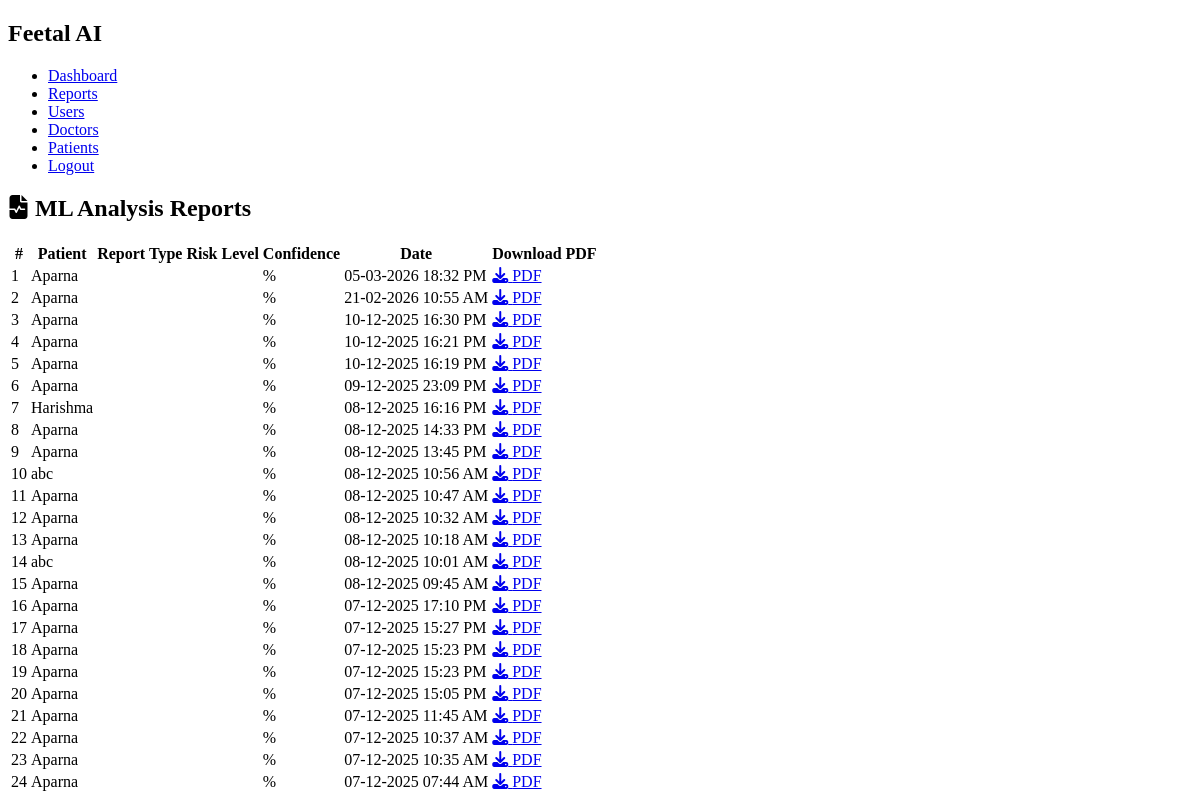
The app's page /dashboard/admin/reports/ (signed in) with its own data.
### feetal_app/models.py (models this page shows, shortened)
class AnalysisReport(models.Model):
    patient_name = models.CharField(max_length=255)
    patient_email = models.EmailField(blank=True)
    combined_risk_level = models.CharField(max_length=50)
    pdf = models.FileField(upload_to="analysis_reports/")
    created_at = models.DateTimeField(auto_now_add=True)

### feetal_app/views.py (the view)
# urls.py: path('dashboard/admin/reports/', views.admin_reports, name='admin_reports'),
@login_required
def admin_reports(request):
    if not request.user.is_superuser:
        messages.error(request, "Admin reports are restricted to the superuser.")
        return redirect("feetal_app:index")
    reports = AnalysisReport.objects.order_by("-created_at")
    return render(request, "dashboard/admin-reports.html", {"reports": reports})

### feetal_app/templates/dashboard/admin-reports.html (shortened to what this page needs)
{% extends 'dashboard/base.html' %}
{% load static %}
{% block content %}
<div class="dashboard-container">
    <h2 class="page-title"><i class="fas fa-file-medical-alt"></i> ML Analysis Reports</h2>
    {% if reports %}
        <table class="table table-bordered table-striped mt-4">
            <thead>
                <tr>
                    <th>#</th>
                    <th>Patient</th>
                    <th>Report Type</th>
                    <th>Risk Level</th>
                    <th>Confidence</th>
                    <th>Date</th>
                    <th>Download PDF</th>
                </tr>
            </thead>
            <tbody>
                {% for report in reports %}
                <tr>
                    <td>{{ forloop.counter }}</td>
                    <td>{{ report.patient_name }}</td>
                    <td>{{ report.analysis_type }}</td>
                    <td>
                    </td>
                    <td>{{ report.confidence }}%</td>
                    <td>{{ report.created_at|date:"d-m-Y H:i A" }}</td>
                    <td>
                        <a href="{% url 'feetal_app:download_report' report.id %}" class="btn btn-primary btn-sm">
                            <i class="fas fa-download"></i> PDF
                        </a>
                    </td>
                </tr>
                {% endfor %}
            </tbody>
        </table>
    {% else %}
        <div class="alert alert-info mt-5 text-center">
            <i class="fas fa-info-circle"></i> No reports found yet.
        </div>
    {% endif %}
</div>
{% endblock %}

### records on screen
AnalysisReport: patient_name "Aparna", created_at "05-03-2026 18:32 PM"
AnalysisReport: patient_name "Aparna", created_at "21-02-2026 10:55 AM"
AnalysisReport: patient_name "Aparna", created_at "10-12-2025 16:30 PM"
AnalysisReport: patient_name "Aparna", created_at "10-12-2025 16:21 PM"
AnalysisReport: patient_name "Aparna", created_at "10-12-2025 16:19 PM"
AnalysisReport: patient_name "Aparna", created_at "09-12-2025 23:09 PM"
AnalysisReport: patient_name "Harishma", created_at "08-12-2025 16:16 PM"
AnalysisReport: patient_name "Aparna", created_at "08-12-2025 14:33 PM"
AnalysisReport: patient_name "Aparna", created_at "08-12-2025 13:45 PM"
AnalysisReport: patient_name "abc", created_at "08-12-2025 10:56 AM"
AnalysisReport: patient_name "Aparna", created_at "08-12-2025 10:47 AM"
AnalysisReport: patient_name "Aparna", created_at "08-12-2025 10:32 AM"
AnalysisReport: patient_name "Aparna", created_at "08-12-2025 10:18 AM"
AnalysisReport: patient_name "abc", created_at "08-12-2025 10:01 AM"
AnalysisReport: patient_name "Aparna", created_at "08-12-2025 09:45 AM"
AnalysisReport: patient_name "Aparna", created_at "07-12-2025 17:10 PM"
AnalysisReport: patient_name "Aparna", created_at "07-12-2025 15:27 PM"
AnalysisReport: patient_name "Aparna", created_at "07-12-2025 15:23 PM"
AnalysisReport: patient_name "Aparna", created_at "07-12-2025 15:23 PM"
AnalysisReport: patient_name "Aparna", created_at "07-12-2025 15:05 PM"
AnalysisReport: patient_name "Aparna", created_at "07-12-2025 11:45 AM"
AnalysisReport: patient_name "Aparna", created_at "07-12-2025 10:37 AM"
AnalysisReport: patient_name "Aparna", created_at "07-12-2025 10:35 AM"
AnalysisReport: patient_name "Aparna", created_at "07-12-2025 07:44 AM"
